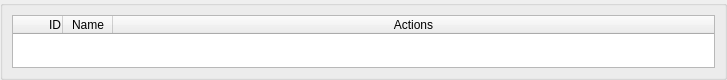
<?xml version="1.0" encoding="UTF-8"?>
<ui version="4.0">
 <class>ManagedEntitiesTab</class>
 <widget class="QWidget" name="ManagedEntitiesTab">
  <property name="geometry">
   <rect>
    <x>0</x>
    <y>0</y>
    <width>727</width>
    <height>80</height>
   </rect>
  </property>
  <property name="sizePolicy">
   <sizepolicy hsizetype="Expanding" vsizetype="Expanding">
    <horstretch>0</horstretch>
    <verstretch>0</verstretch>
   </sizepolicy>
  </property>
  <property name="minimumSize">
   <size>
    <width>0</width>
    <height>80</height>
   </size>
  </property>
  <property name="windowTitle">
   <string>Form</string>
  </property>
  <layout class="QVBoxLayout" name="verticalLayout">
   <property name="spacing">
    <number>2</number>
   </property>
   <property name="leftMargin">
    <number>0</number>
   </property>
   <property name="topMargin">
    <number>0</number>
   </property>
   <property name="rightMargin">
    <number>0</number>
   </property>
   <property name="bottomMargin">
    <number>0</number>
   </property>
   <item>
    <widget class="QGroupBox" name="groupBox">
     <property name="title">
      <string/>
     </property>
     <property name="alignment">
      <set>Qt::AlignLeading|Qt::AlignLeft|Qt::AlignTop</set>
     </property>
     <layout class="QVBoxLayout" name="verticalLayout_3" stretch="0">
      <item>
       <layout class="QVBoxLayout" name="verticalLayout_2">
        <item>
         <layout class="QHBoxLayout" name="horizontalLayout_2">
          <property name="topMargin">
           <number>0</number>
          </property>
          <item>
           <layout class="QVBoxLayout" name="verticalLayout_4">
            <property name="rightMargin">
             <number>0</number>
            </property>
           </layout>
          </item>
          <item>
           <widget class="QTableWidget" name="tableWidget">
            <property name="enabled">
             <bool>true</bool>
            </property>
            <property name="autoScroll">
             <bool>true</bool>
            </property>
            <property name="editTriggers">
             <set>QAbstractItemView::NoEditTriggers</set>
            </property>
            <property name="dragDropOverwriteMode">
             <bool>false</bool>
            </property>
            <property name="alternatingRowColors">
             <bool>false</bool>
            </property>
            <property name="selectionMode">
             <enum>QAbstractItemView::SingleSelection</enum>
            </property>
            <property name="selectionBehavior">
             <enum>QAbstractItemView::SelectRows</enum>
            </property>
            <property name="showGrid">
             <bool>true</bool>
            </property>
            <property name="gridStyle">
             <enum>Qt::SolidLine</enum>
            </property>
            <property name="wordWrap">
             <bool>true</bool>
            </property>
            <property name="cornerButtonEnabled">
             <bool>true</bool>
            </property>
            <attribute name="horizontalHeaderDefaultSectionSize">
             <number>50</number>
            </attribute>
            <attribute name="horizontalHeaderMinimumSectionSize">
             <number>50</number>
            </attribute>
            <attribute name="horizontalHeaderStretchLastSection">
             <bool>true</bool>
            </attribute>
            <attribute name="verticalHeaderVisible">
             <bool>false</bool>
            </attribute>
            <column>
             <property name="text">
              <string>ID</string>
             </property>
             <property name="textAlignment">
              <set>AlignRight|AlignVCenter</set>
             </property>
            </column>
            <column>
             <property name="text">
              <string>Name</string>
             </property>
            </column>
            <column>
             <property name="text">
              <string>Actions</string>
             </property>
            </column>
           </widget>
          </item>
         </layout>
        </item>
       </layout>
      </item>
     </layout>
    </widget>
   </item>
  </layout>
 </widget>
 <resources>
  <include location="geareditor.qrc"/>
 </resources>
 <connections/>
</ui>
